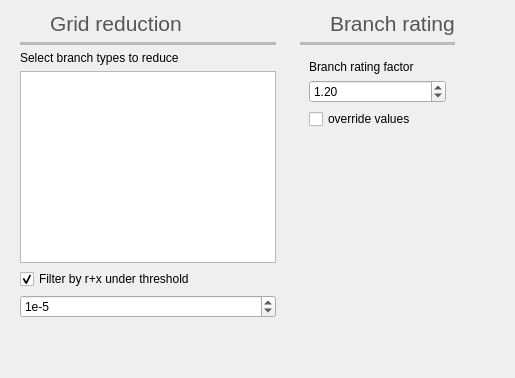
          <widget class="QWidget" name="topology_tab">
           <property name="toolTip">
            <string>Topology settings</string>
           </property>
           <attribute name="icon">
            <iconset resource="icons.qrc">
             <normaloff>:/Icons/icons/automatic_layout.svg</normaloff>:/Icons/icons/automatic_layout.svg</iconset>
           </attribute>
           <attribute name="title">
            <string>Tplgy</string>
           </attribute>
           <attribute name="toolTip">
            <string>Topology related settings</string>
           </attribute>
           <layout class="QGridLayout" name="gridLayout_17">
            <item row="0" column="2">
             <spacer name="horizontalSpacer_18">
              <property name="orientation">
               <enum>Qt::Orientation::Horizontal</enum>
              </property>
              <property name="sizeHint" stdset="0">
               <size>
                <width>40</width>
                <height>20</height>
               </size>
              </property>
             </spacer>
            </item>
            <item row="0" column="0">
             <widget class="QFrame" name="frame_27">
              <property name="frameShape">
               <enum>QFrame::Shape::NoFrame</enum>
              </property>
              <property name="frameShadow">
               <enum>QFrame::Shadow::Raised</enum>
              </property>
              <layout class="QVBoxLayout" name="verticalLayout_21">
               <property name="topMargin">
                <number>0</number>
               </property>
               <item>
                <widget class="QFrame" name="frame_48">
                 <property name="frameShape">
                  <enum>QFrame::Shape::NoFrame</enum>
                 </property>
                 <property name="frameShadow">
                  <enum>QFrame::Shadow::Raised</enum>
                 </property>
                 <layout class="QHBoxLayout" name="horizontalLayout_20">
                  <property name="leftMargin">
                   <number>0</number>
                  </property>
                  <property name="topMargin">
                   <number>0</number>
                  </property>
                  <property name="rightMargin">
                   <number>0</number>
                  </property>
                  <property name="bottomMargin">
                   <number>0</number>
                  </property>
                  <item>
                   <widget class="QLabel" name="label_80">
                    <property name="minimumSize">
                     <size>
                      <width>24</width>
                      <height>24</height>
                     </size>
                    </property>
                    <property name="maximumSize">
                     <size>
                      <width>24</width>
                      <height>24</height>
                     </size>
                    </property>
                    <property name="text">
                     <string/>
                    </property>
                    <property name="pixmap">
                     <pixmap resource="icons.qrc">:/Icons/icons/grid_reduction.svg</pixmap>
                    </property>
                    <property name="scaledContents">
                     <bool>true</bool>
                    </property>
                   </widget>
                  </item>
                  <item>
                   <widget class="QLabel" name="label_81">
                    <property name="palette">
                     <palette>
                      <active>
                       <colorrole role="WindowText">
                        <brush brushstyle="SolidPattern">
                         <color alpha="255">
                          <red>85</red>
                          <green>87</green>
                          <blue>83</blue>
                         </color>
                        </brush>
                       </colorrole>
                      </active>
                      <inactive>
                       <colorrole role="WindowText">
                        <brush brushstyle="SolidPattern">
                         <color alpha="255">
                          <red>85</red>
                          <green>87</green>
                          <blue>83</blue>
                         </color>
                        </brush>
                       </colorrole>
                      </inactive>
                      <disabled>
                       <colorrole role="WindowText">
                        <brush brushstyle="SolidPattern">
                         <color alpha="255">
                          <red>190</red>
                          <green>190</green>
                          <blue>190</blue>
                         </color>
                        </brush>
                       </colorrole>
                      </disabled>
                     </palette>
                    </property>
                    <property name="font">
                     <font>
                      <pointsize>16</pointsize>
                     </font>
                    </property>
                    <property name="text">
                     <string>Grid reduction</string>
                    </property>
                    <property name="alignment">
                     <set>Qt::AlignmentFlag::AlignBottom|Qt::AlignmentFlag::AlignLeading|Qt::AlignmentFlag::AlignLeft</set>
                    </property>
                   </widget>
                  </item>
                 </layout>
                </widget>
               </item>
               <item>
                <widget class="Line" name="line_20">
                 <property name="palette">
                  <palette>
                   <active>
                    <colorrole role="WindowText">
                     <brush brushstyle="SolidPattern">
                      <color alpha="255">
                       <red>186</red>
                       <green>189</green>
                       <blue>182</blue>
                      </color>
                     </brush>
                    </colorrole>
                   </active>
                   <inactive>
                    <colorrole role="WindowText">
                     <brush brushstyle="SolidPattern">
                      <color alpha="255">
                       <red>186</red>
                       <green>189</green>
                       <blue>182</blue>
                      </color>
                     </brush>
                    </colorrole>
                   </inactive>
                   <disabled>
                    <colorrole role="WindowText">
                     <brush brushstyle="SolidPattern">
                      <color alpha="255">
                       <red>190</red>
                       <green>190</green>
                       <blue>190</blue>
                      </color>
                     </brush>
                    </colorrole>
                   </disabled>
                  </palette>
                 </property>
                 <property name="frameShadow">
                  <enum>QFrame::Shadow::Plain</enum>
                 </property>
                 <property name="lineWidth">
                  <number>4</number>
                 </property>
                 <property name="orientation">
                  <enum>Qt::Orientation::Horizontal</enum>
                 </property>
                </widget>
               </item>
               <item>
                <widget class="QLabel" name="label_59">
                 <property name="font">
                  <font>
                   <pointsize>9</pointsize>
                  </font>
                 </property>
                 <property name="text">
                  <string>Select branch types to reduce</string>
                 </property>
                </widget>
               </item>
               <item>
                <widget class="QListView" name="removeByTypeListView">
                 <property name="font">
                  <font>
                   <pointsize>9</pointsize>
                  </font>
                 </property>
                </widget>
               </item>
               <item>
                <widget class="QCheckBox" name="rxThresholdCheckBox">
                 <property name="font">
                  <font>
                   <pointsize>9</pointsize>
                  </font>
                 </property>
                 <property name="text">
                  <string>Filter by r+x under threshold</string>
                 </property>
                 <property name="checked">
                  <bool>true</bool>
                 </property>
                </widget>
               </item>
               <item>
                <widget class="QSpinBox" name="rxThresholdSpinBox">
                 <property name="font">
                  <font>
                   <pointsize>9</pointsize>
                  </font>
                 </property>
                 <property name="toolTip">
                  <string>&lt;html&gt;&lt;head/&gt;&lt;body&gt;&lt;p&gt;Exponent of the threshold to use.&lt;/p&gt;&lt;p&gt;threshold = 1x10^-factor&lt;/p&gt;&lt;p&gt;i.e.&lt;/p&gt;&lt;p&gt;factor=3&lt;/p&gt;&lt;p&gt;threshold = 1e-3&lt;/p&gt;&lt;/body&gt;&lt;/html&gt;</string>
                 </property>
                 <property name="prefix">
                  <string>1e-</string>
                 </property>
                 <property name="value">
                  <number>5</number>
                 </property>
                </widget>
               </item>
               <item>
                <spacer name="verticalSpacer_11">
                 <property name="orientation">
                  <enum>Qt::Orientation::Vertical</enum>
                 </property>
                 <property name="sizeHint" stdset="0">
                  <size>
                   <width>20</width>
                   <height>40</height>
                  </size>
                 </property>
                </spacer>
               </item>
              </layout>
             </widget>
            </item>
            <item row="0" column="1">
             <widget class="QFrame" name="frame_31">
              <property name="frameShape">
               <enum>QFrame::Shape::NoFrame</enum>
              </property>
              <property name="frameShadow">
               <enum>QFrame::Shadow::Raised</enum>
              </property>
              <layout class="QVBoxLayout" name="verticalLayout_25">
               <property name="topMargin">
                <number>0</number>
               </property>
               <item>
                <widget class="QFrame" name="frame_50">
                 <property name="frameShape">
                  <enum>QFrame::Shape::NoFrame</enum>
                 </property>
                 <property name="frameShadow">
                  <enum>QFrame::Shadow::Raised</enum>
                 </property>
                 <layout class="QHBoxLayout" name="horizontalLayout_22">
                  <property name="leftMargin">
                   <number>0</number>
                  </property>
                  <property name="topMargin">
                   <number>0</number>
                  </property>
                  <property name="rightMargin">
                   <number>0</number>
                  </property>
                  <property name="bottomMargin">
                   <number>0</number>
                  </property>
                  <item>
                   <widget class="QLabel" name="label_84">
                    <property name="minimumSize">
                     <size>
                      <width>24</width>
                      <height>24</height>
                     </size>
                    </property>
                    <property name="maximumSize">
                     <size>
                      <width>24</width>
                      <height>24</height>
                     </size>
                    </property>
                    <property name="text">
                     <string/>
                    </property>
                    <property name="pixmap">
                     <pixmap resource="icons.qrc">:/Icons/icons/rate_br.svg</pixmap>
                    </property>
                    <property name="scaledContents">
                     <bool>true</bool>
                    </property>
                   </widget>
                  </item>
                  <item>
                   <widget class="QLabel" name="label_85">
                    <property name="palette">
                     <palette>
                      <active>
                       <colorrole role="WindowText">
                        <brush brushstyle="SolidPattern">
                         <color alpha="255">
                          <red>85</red>
                          <green>87</green>
                          <blue>83</blue>
                         </color>
                        </brush>
                       </colorrole>
                      </active>
                      <inactive>
                       <colorrole role="WindowText">
                        <brush brushstyle="SolidPattern">
                         <color alpha="255">
                          <red>85</red>
                          <green>87</green>
                          <blue>83</blue>
                         </color>
                        </brush>
                       </colorrole>
                      </inactive>
                      <disabled>
                       <colorrole role="WindowText">
                        <brush brushstyle="SolidPattern">
                         <color alpha="255">
                          <red>190</red>
                          <green>190</green>
                          <blue>190</blue>
                         </color>
                        </brush>
                       </colorrole>
                      </disabled>
                     </palette>
                    </property>
                    <property name="font">
                     <font>
                      <pointsize>16</pointsize>
                     </font>
                    </property>
                    <property name="text">
                     <string>Branch rating</string>
                    </property>
                    <property name="alignment">
                     <set>Qt::AlignmentFlag::AlignBottom|Qt::AlignmentFlag::AlignLeading|Qt::AlignmentFlag::AlignLeft</set>
                    </property>
                   </widget>
                  </item>
                 </layout>
                </widget>
               </item>
               <item>
                <widget class="Line" name="line_8">
                 <property name="palette">
                  <palette>
                   <active>
                    <colorrole role="WindowText">
                     <brush brushstyle="SolidPattern">
                      <color alpha="255">
                       <red>186</red>
                       <green>189</green>
                       <blue>182</blue>
                      </color>
                     </brush>
                    </colorrole>
                   </active>
                   <inactive>
                    <colorrole role="WindowText">
                     <brush brushstyle="SolidPattern">
                      <color alpha="255">
                       <red>186</red>
                       <green>189</green>
                       <blue>182</blue>
                      </color>
                     </brush>
                    </colorrole>
                   </inactive>
                   <disabled>
                    <colorrole role="WindowText">
                     <brush brushstyle="SolidPattern">
                      <color alpha="255">
                       <red>190</red>
                       <green>190</green>
                       <blue>190</blue>
                      </color>
                     </brush>
                    </colorrole>
                   </disabled>
                  </palette>
                 </property>
                 <property name="frameShadow">
                  <enum>QFrame::Shadow::Plain</enum>
                 </property>
                 <property name="lineWidth">
                  <number>4</number>
                 </property>
                 <property name="orientation">
                  <enum>Qt::Orientation::Horizontal</enum>
                 </property>
                </widget>
               </item>
               <item>
                <widget class="QFrame" name="frame_23">
                 <property name="frameShape">
                  <enum>QFrame::Shape::NoFrame</enum>
                 </property>
                 <property name="frameShadow">
                  <enum>QFrame::Shadow::Raised</enum>
                 </property>
                 <layout class="QVBoxLayout" name="verticalLayout_15">
                  <item>
                   <widget class="QLabel" name="label_34">
                    <property name="font">
                     <font>
                      <pointsize>9</pointsize>
                     </font>
                    </property>
                    <property name="text">
                     <string>Branch rating factor</string>
                    </property>
                   </widget>
                  </item>
                  <item>
                   <widget class="QDoubleSpinBox" name="branch_rating_doubleSpinBox">
                    <property name="font">
                     <font>
                      <pointsize>9</pointsize>
                     </font>
                    </property>
                    <property name="toolTip">
                     <string>&lt;html&gt;&lt;head/&gt;&lt;body&gt;&lt;p&gt;Factor to aply to the branch calculated power to use as rating&lt;/p&gt;&lt;/body&gt;&lt;/html&gt;</string>
                    </property>
                    <property name="minimum">
                     <double>1.000000000000000</double>
                    </property>
                    <property name="maximum">
                     <double>100.000000000000000</double>
                    </property>
                    <property name="singleStep">
                     <double>0.100000000000000</double>
                    </property>
                    <property name="value">
                     <double>1.200000000000000</double>
                    </property>
                   </widget>
                  </item>
                  <item>
                   <widget class="QCheckBox" name="rating_override_checkBox">
                    <property name="font">
                     <font>
                      <pointsize>9</pointsize>
                     </font>
                    </property>
                    <property name="text">
                     <string>override values</string>
                    </property>
                   </widget>
                  </item>
                 </layout>
                </widget>
               </item>
               <item>
                <spacer name="verticalSpacer_15">
                 <property name="orientation">
                  <enum>Qt::Orientation::Vertical</enum>
                 </property>
                 <property name="sizeHint" stdset="0">
                  <size>
                   <width>20</width>
                   <height>40</height>
                  </size>
                 </property>
                </spacer>
               </item>
              </layout>
             </widget>
            </item>
           </layout>
          </widget>
